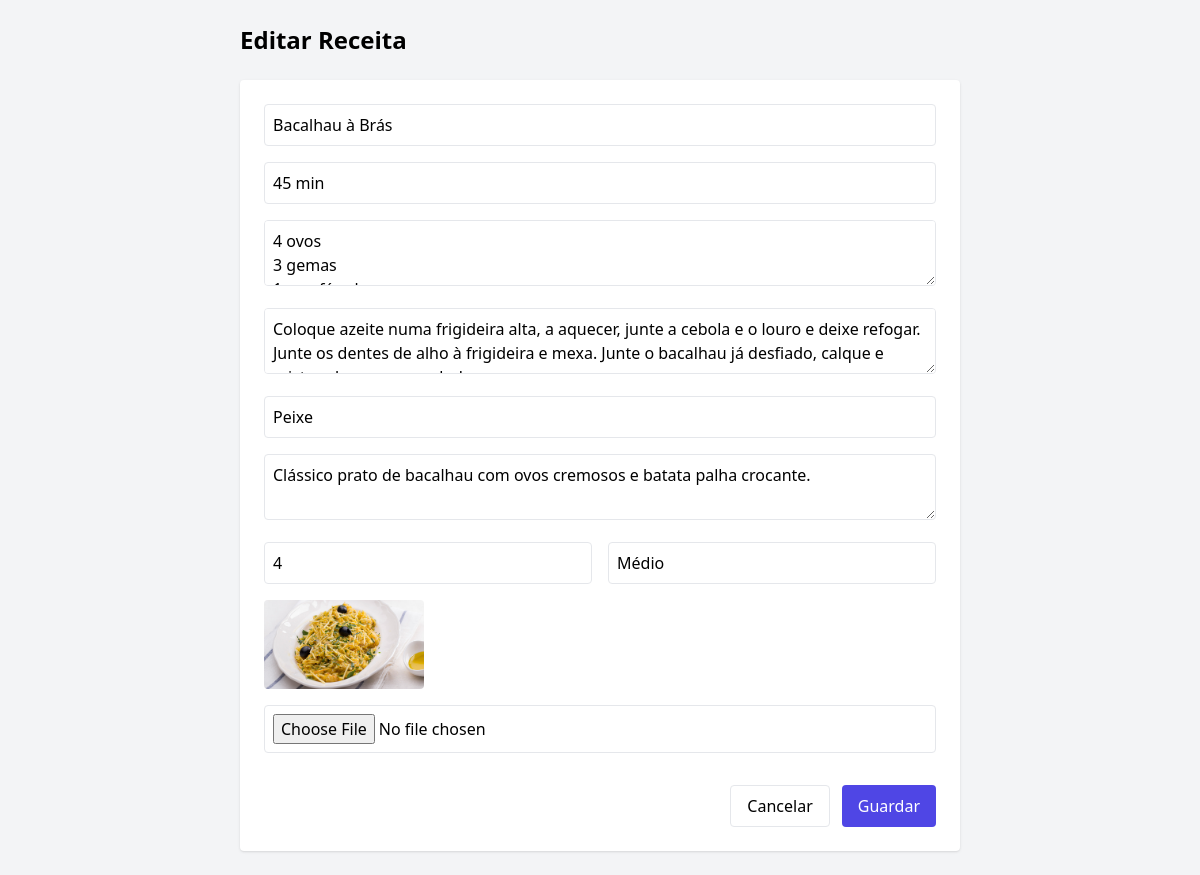
The page /admin/crud/receitaEditar.php?id=2 on the database as committed earlier.
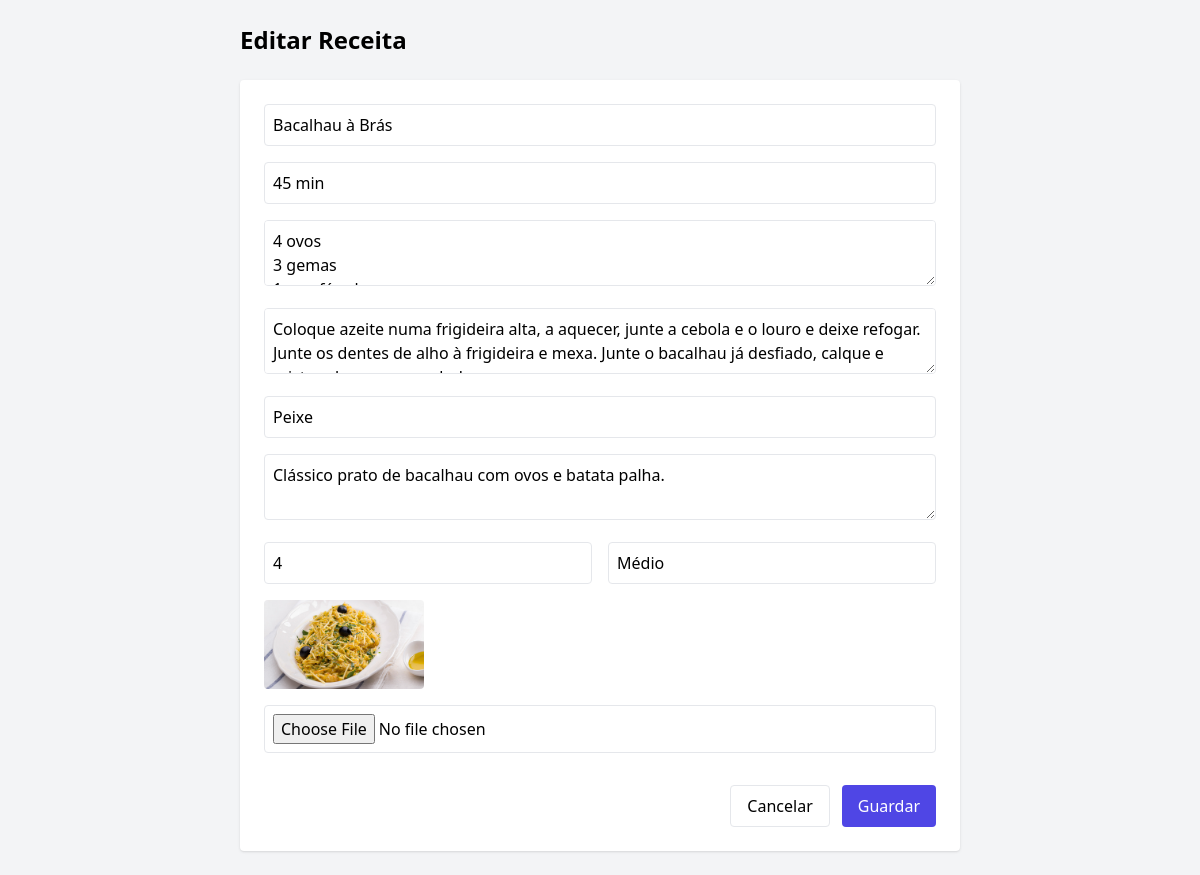
The same page on the database as committed later.
### tables this page shows
CREATE TABLE IF NOT EXISTS `receitas` (
  `id` int NOT NULL AUTO_INCREMENT,
  `nome` varchar(100) NOT NULL,
  `tempo` varchar(50) DEFAULT NULL,
  `ingredientes` text,
  `preparacao` text,
  `imagem` varchar(128) DEFAULT NULL,
  `categoria` varchar(100) DEFAULT NULL,
  `descricao` text,
  `quantidade` int DEFAULT NULL,
  `orcamento` varchar(50) DEFAULT NULL,
  PRIMARY KEY (`id`)
);

### admin/crud/receitaEditar.php (the view, shortened to what this page needs)
<?php
require('/../../ajax/connection.php');
$id = isset($_GET['id']) ? (int)$_GET['id'] : 0;
$stmt = $dbh->prepare("SELECT * FROM receitas WHERE id = ?");
$stmt->execute([$id]);
$receita = $stmt->fetch();
?>
<!DOCTYPE html>
<html lang="pt">
<head>
    <script src="https://cdn.tailwindcss.com"></script>
</head>
<body class="bg-gray-100">
    <div class="max-w-3xl mx-auto p-6">
        <h1 class="text-2xl font-bold mb-6">Editar Receita</h1>
        <form method="post" enctype="multipart/form-data" class="bg-white p-6 rounded shadow space-y-4">
            <input type="text" name="nome" value="<?= ($receita['nome']) ?>" required class="w-full border p-2 rounded">
            <input type="text" name="tempo" value="<?= ($receita['tempo']) ?>" required class="w-full border p-2 rounded">
            <textarea name="ingredientes" required class="w-full border p-2 rounded"><?= ($receita['ingredientes']) ?></textarea>
            <textarea name="preparacao" required class="w-full border p-2 rounded"><?= ($receita['preparacao']) ?></textarea>
            <input type="text" name="categoria" value="<?= ($receita['categoria']) ?>" required class="w-full border p-2 rounded">
            <textarea name="descricao" class="w-full border p-2 rounded"><?= ($receita['descricao']) ?></textarea>
            <div class="grid grid-cols-2 gap-4">
                <input type="number" name="quantidade" value="<?= (int)$receita['quantidade'] ?>" min="1" required class="border p-2 rounded">
                <input type="text" name="orcamento" value="<?= ($receita['orcamento']) ?>" required class="border p-2 rounded">
            </div>
            <?php if ($receita['imagem']): ?>
                <img src="/DEPWEB/imagem/<?= ($receita['imagem']) ?>" class="w-40 rounded">
            <?php endif; ?>
            <input type="file" name="imagem" class="w-full border p-2 rounded">
            <div class="flex justify-end gap-3 pt-4">
                <a href="../receitas.php" class="px-4 py-2 border rounded">Cancelar</a>
                <button class="px-4 py-2 bg-indigo-600 text-white rounded">Guardar</button>
            </div>
        </form>
    </div>
</body>
</html>

Rows that differ between the two databases and show on the page:
changed receitas "Bacalhau à Brás": descricao "Clássico prato de bacalhau com ovos cremosos e batata palha crocante." → "Clássico prato de bacalhau com ovos e batata palha."
